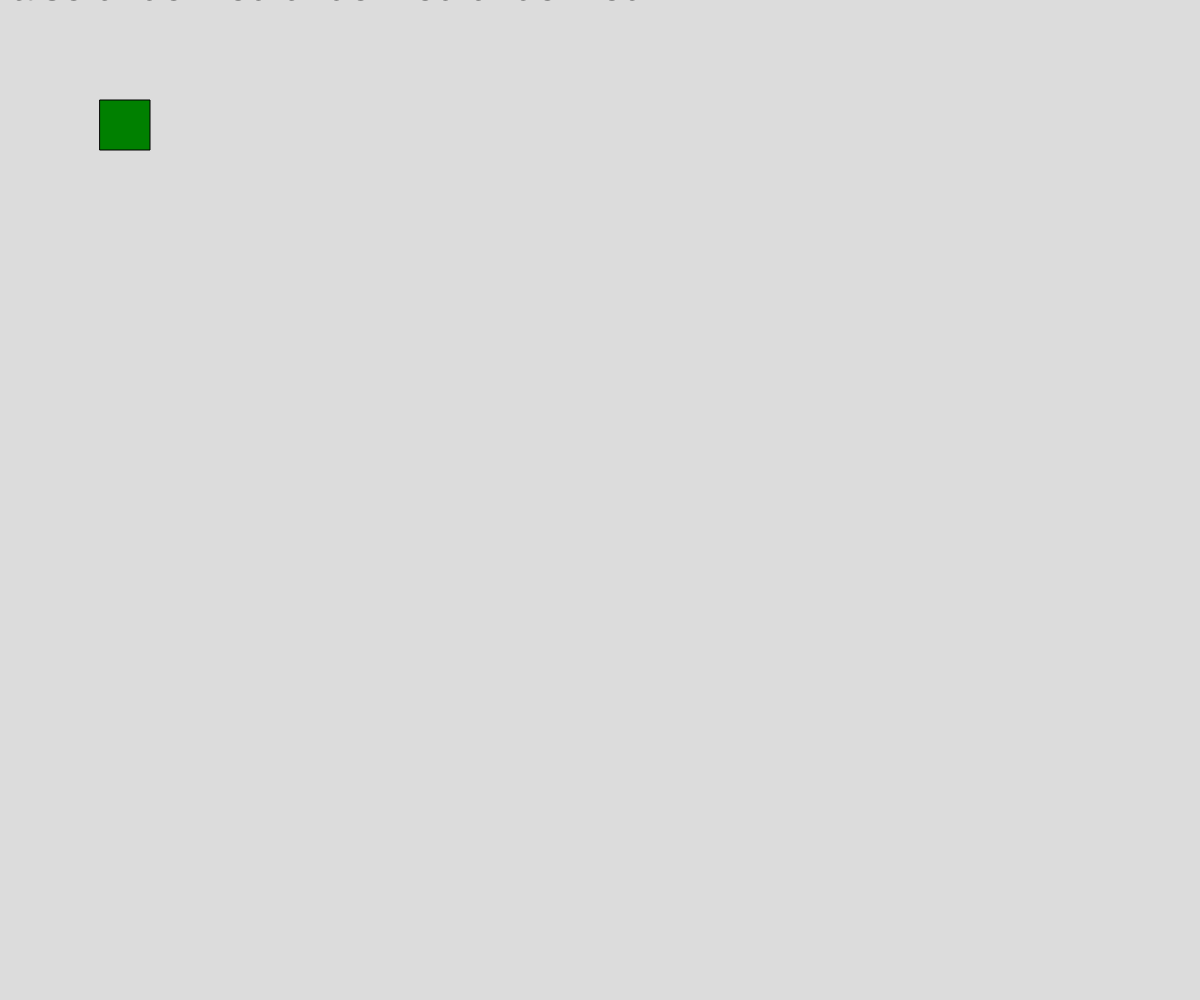
Frame 1 (no input)
Frame 60 (no input): identical to frame 1, image omitted
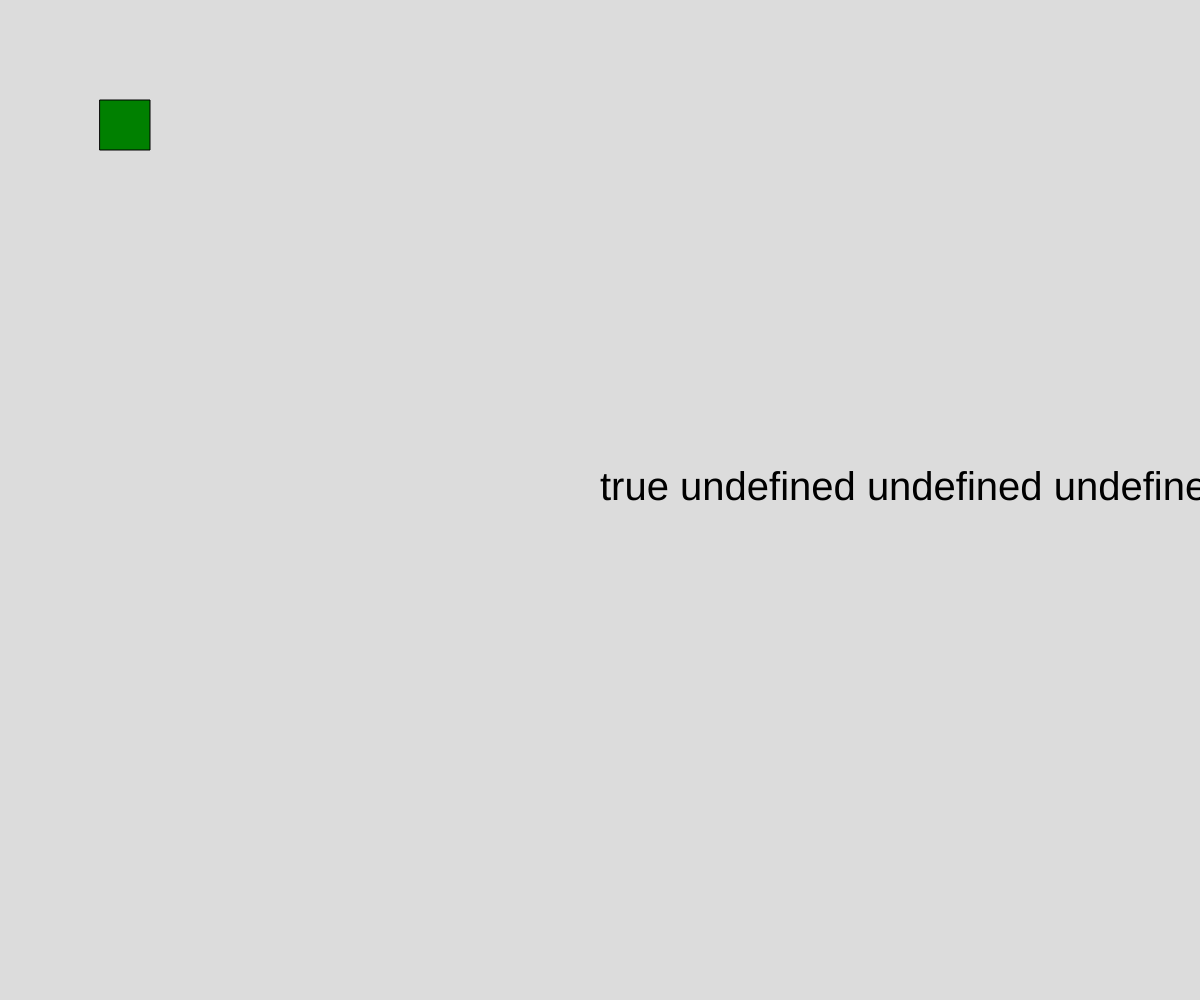
Frame 120 (the mouse pressed at the canvas centre since frame 60)

The p5.js sketch that drew these frames (run headless with seeded random() and noise() and a simulated clock; from frame 60 on, the mouse is pressed at the canvas centre):

// p5.js sketch
// ── sketch.js
// Mouse, Text, Scope
// Mr. Chung-Fu Liao
// Sept 15, 2026

// Global Variables
let x = 100;  let y = 100;
let c = "green";

async function setup() {
  createCanvas(windowWidth, windowHeight);
}

function draw() {
  background(220); 
  mouseReport();
  updateSqare();
}

function updateSqare(){
  //movement code bere
  //keyCode is LAST PRESSED CODE.
  if(keyCode===40 && keyIsPressed){
    y+=2;
  }                 
  if(keyIsDown(LEFT_ARROW)){
    x -= 5;
  }
  if(keyIsDown(RIGHT_ARROW)){
    x += 5;
  }
  if(keyIsDown(UP_ARROW)){
  y -= 5;
  }
  if(keyIsDown(DOWN_ARROW)){
    y += 5;
  }

  //draw our character (a square) on screen
  fill(c);
  square(x,y,50);
}
function mouseReport(){
  textSize(40);    

  //mouse-related system variables (managed by library)
  fill("black"); 
  let mouseInfo = mouseIsPressed + " "
                  + mouseButton.left + " "
                  + mouseButton.center + " "
                  + mouseButton.right;
  text(mouseInfo, mouseX, mouseY);
}


function keyPressed(){
  //this function calls automatically
  // - for single press captures
  print(key + " " + keyCode);

  if(key ==="a"){
    c = "red";
  }
  else if(keyCode===32){ //space
    c = "yellow";
  }
  else if(keyCode===40){
    y += 10;
  }
  // for interest's sake → 
  // [ALT] - 2 to 4 digit number
  // – →←↓↑ unicode
}
